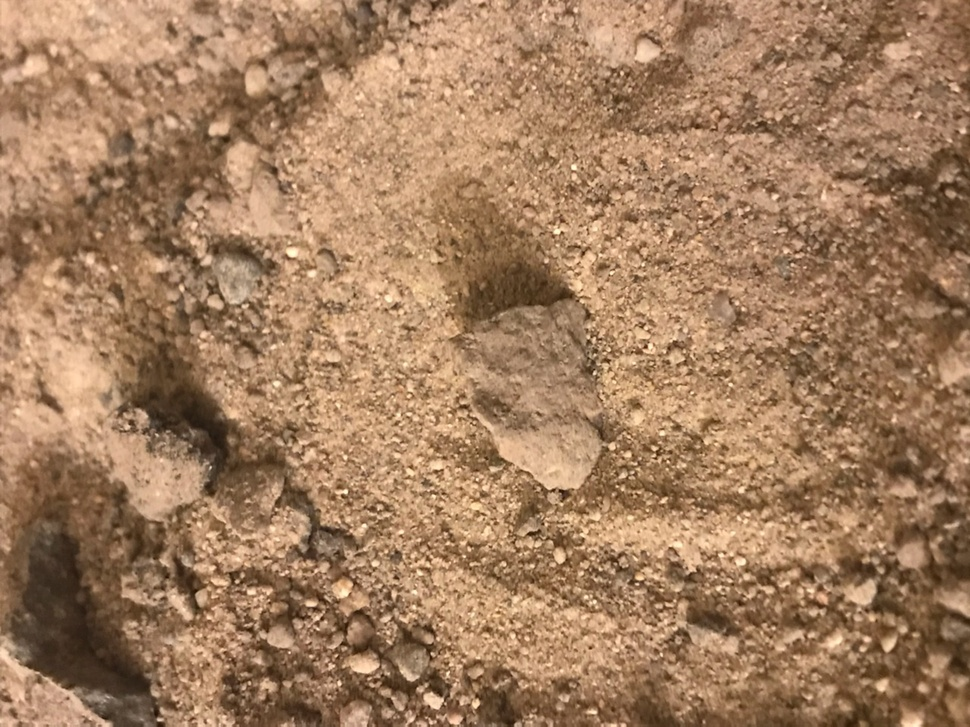
%> input picture Bennu Images/miniset_test_image2.jpeg, 970 x 727 px, shrunk from 1280 x 960 before the run
$ octave --eval "result = multiscaleWavelet(rgb2gray(imread('../../Bennu Images/miniset_test_image2.jpeg')));"   (GNU Octave 9; MATLAB toolbox functions it lacks are replaced by stand-ins)
%> lines starting %> are read from the running program, lines starting %| are printed output that depends on the picture; in (x1, y1, x2, y2) boxes, pixels count from 0 and x2, y2 are one past the last pixel; in counts of white or black regions, pixels touching at a corner belong together; the program's own positions count from 1
function imageEdges = multiscaleWavelet(image)
%{
Senior Design
Team Shamrock
Melissa Rowland
12/6/20
TODO: better documentation
%}

scaleMax = 5; %maximum level of wavelet scale
[row, col] = size(image);
%> row = 727; col = 970

h1 = [1 0 -1;...
      2 0 -2;...
      1 0 -1];
h2 = [1 2 1;...
      0 0 0;...
      -1 -2 -1];
v = [1 2 1;...
     2 4 2;...
     1 2 1];

image1 = filter2(h1, image);
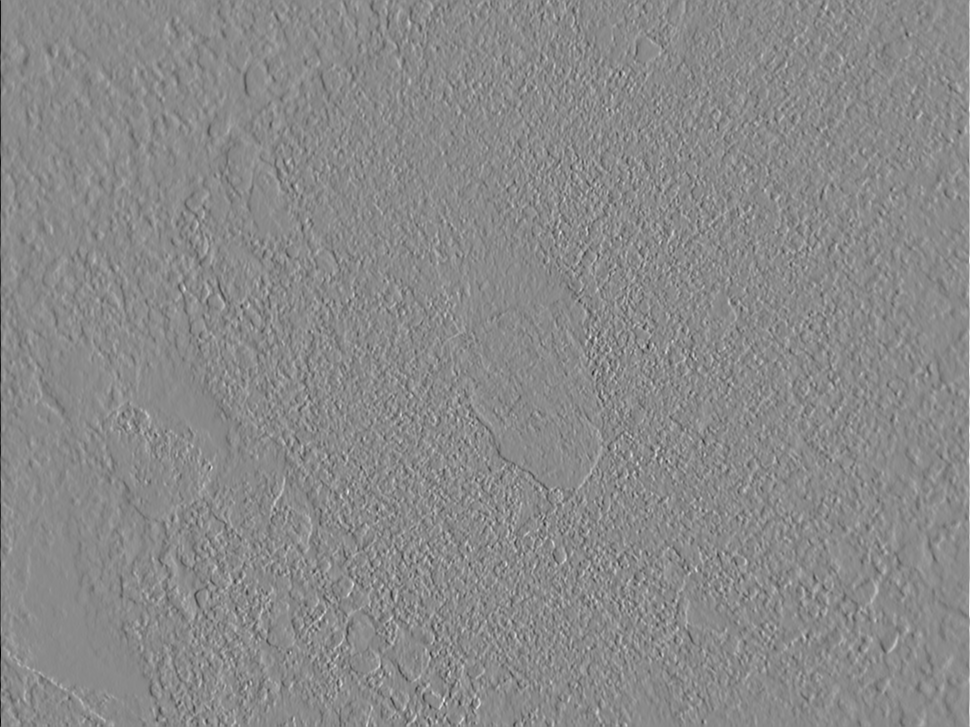
%> image1: size 727x970 double; min -902, max 769, mean 0.2; drawn with min black and max white
image2 = filter2(h2, image);
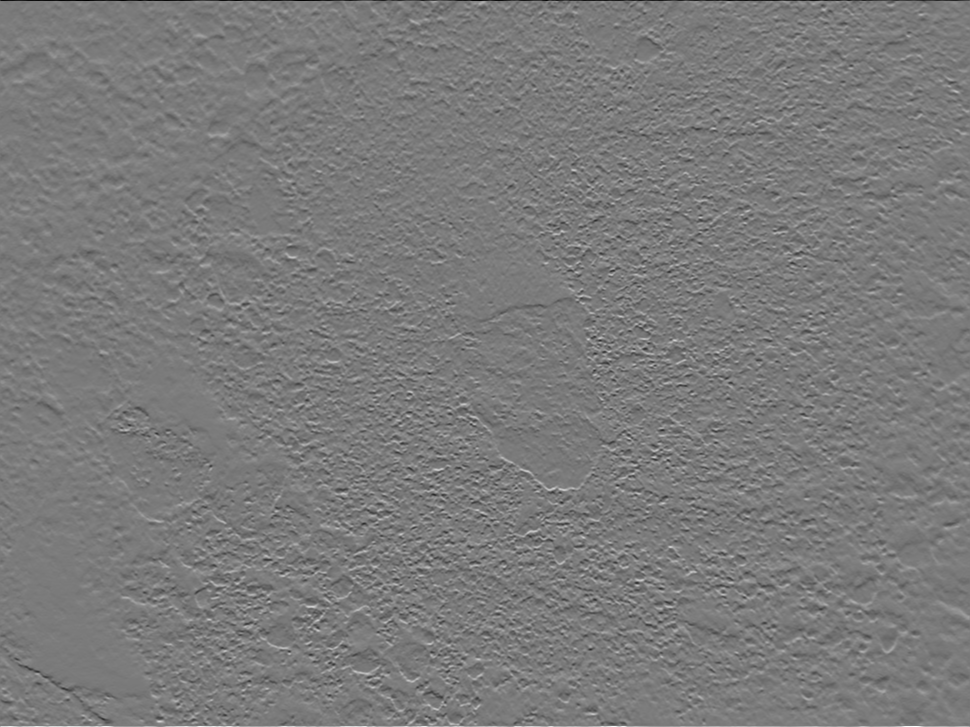
%> image2: size 727x970 double; min -885, max 950, mean 0.2; drawn with min black and max white

ns = h1;
for i = 1:scaleMax
    nsh = conv2(ns, v);
    p = max(max(ns)) / max(max(nsh));

    %increase scale of the wavelet
    image1h = filter2(v, image1) * p;
    image2h = filter2(v, image2) * p;

    %save value of nsh for recursion
    ns = nsh;

    %distinguish noise and real edges
    image1 = image1 .* (abs(image1)<=abs(image1h)) + image1h .* (abs(image1)<=abs(image1h));
    image2 = image2 .* (abs(image2)<=abs(image2h)) + image2h .* (abs(image2)<=abs(image2h));

end
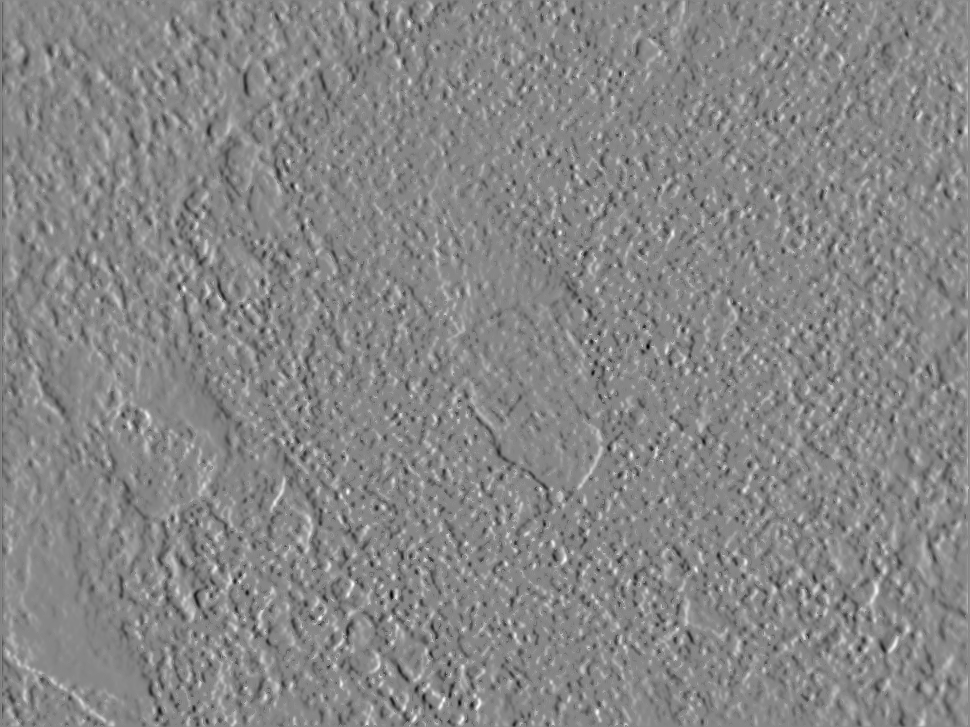
%> image1: size 727x970 double; min -47429.9, max 42272.3, mean 47.4; drawn with min black and max white
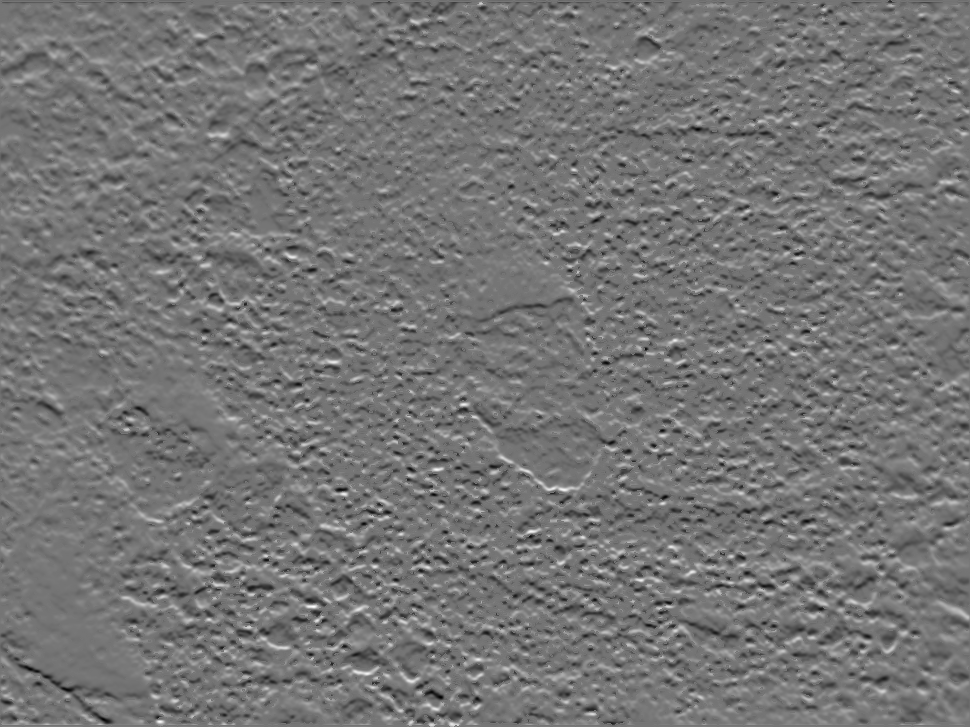
%> image2: size 727x970 double; min -42443.8, max 50023.1, mean 78.9; drawn with min black and max white

%compute edges
e = image1 .^ 2 + image2 .^ 2;
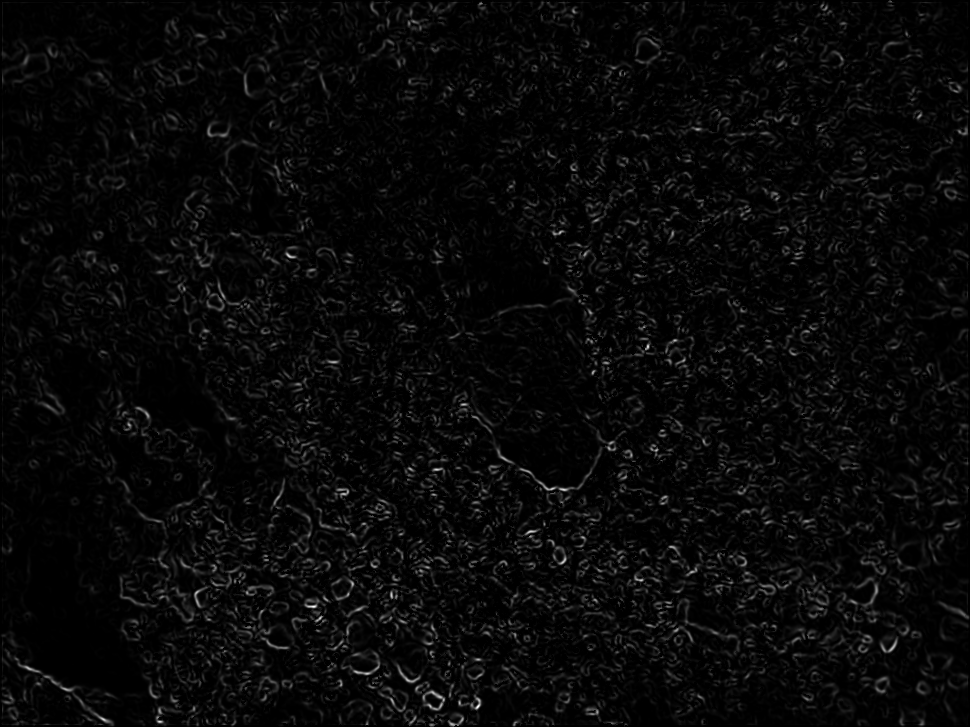
%> e: size 727x970 double; min 0, max 2.63e+09, mean 93013649.5; drawn with min black and max white

imageEdges = zeros(row, col);
edgeIdx = find(e > 10^5);
%> edgeIdx = 670943 values from 1 to 705188
imageEdges(edgeIdx) = 256;
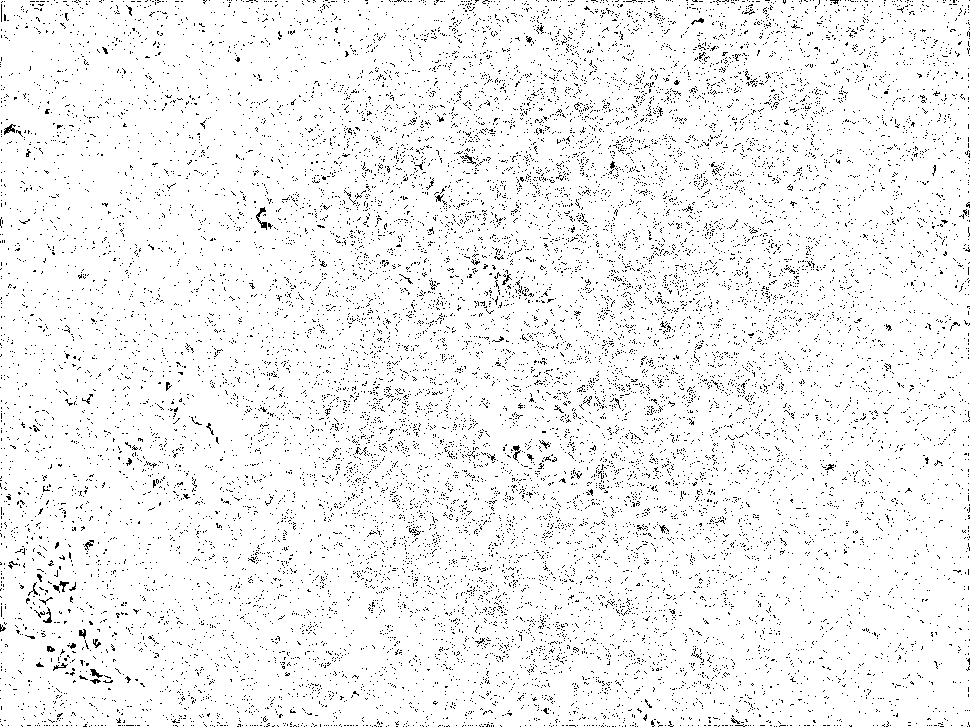
%> imageEdges: size 727x970 double; values 0 (black) and 256 (white), 95.1% white; black in thin lines or dots
end

$ run again, on Bennu Images/20190314-MapCam-Eastern-Limb-and-Boulders.png
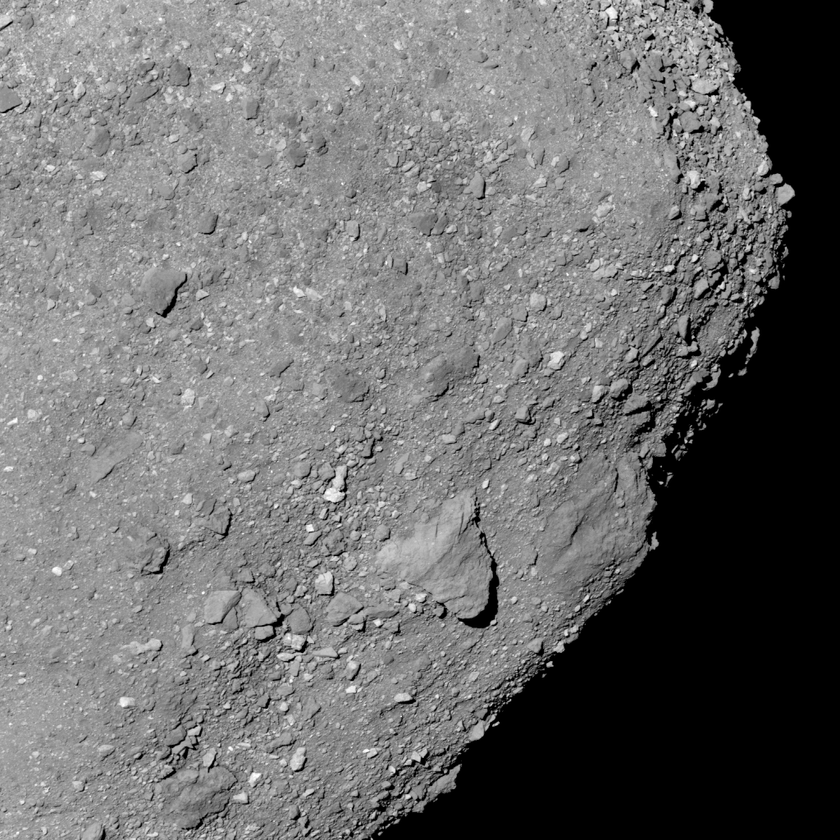
%> input picture Bennu Images/20190314-MapCam-Eastern-Limb-and-Boulders.png, 840 x 840 px, shrunk from 1024 x 1024 before the run
%> in multiscaleWavelet, `e = image1 .^ 2 + image2 .^ 2;`:
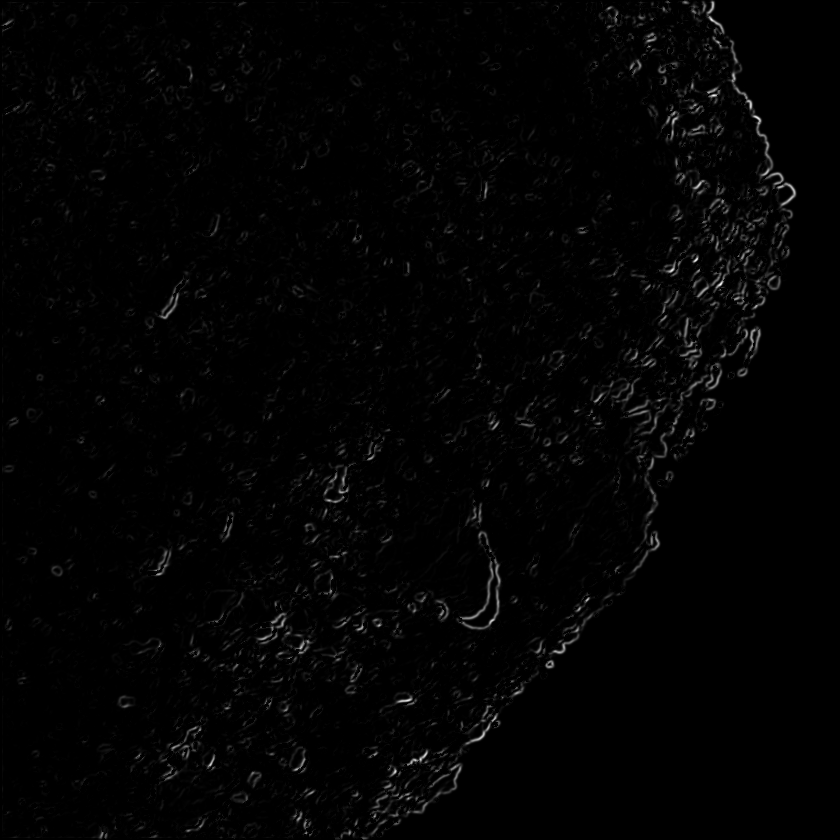
%> e: size 840x840 double; min 0, max 4.24e+09, mean 56337853.7; drawn with min black and max white
%> edgeIdx = 475999 values from 1 to 670518
%> in multiscaleWavelet, `imageEdges(edgeIdx) = 256;`:
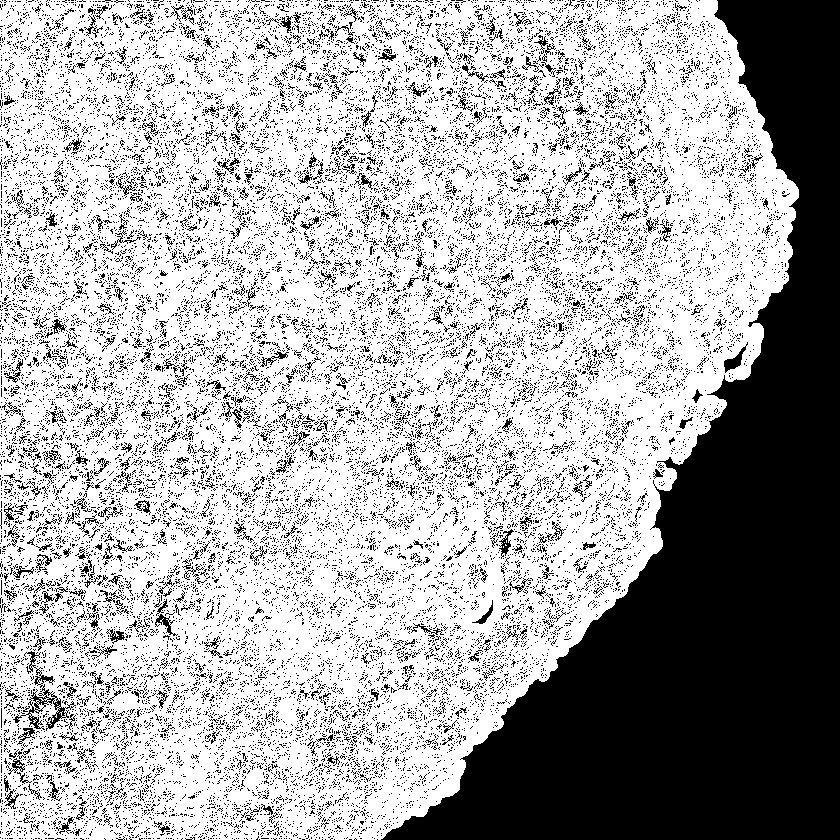
%> imageEdges: size 840x840 double; values 0 (black) and 256 (white), 67.5% white; 24456 black regions (23873 under 20 px), largest, box (x1, y1, x2, y2) and area: (381, 0, 840, 840) 145305, (13, 651, 76, 731) 880, (724, 342, 748, 373) 226

$ run again, on Bennu Images/20190418boulderpit.png
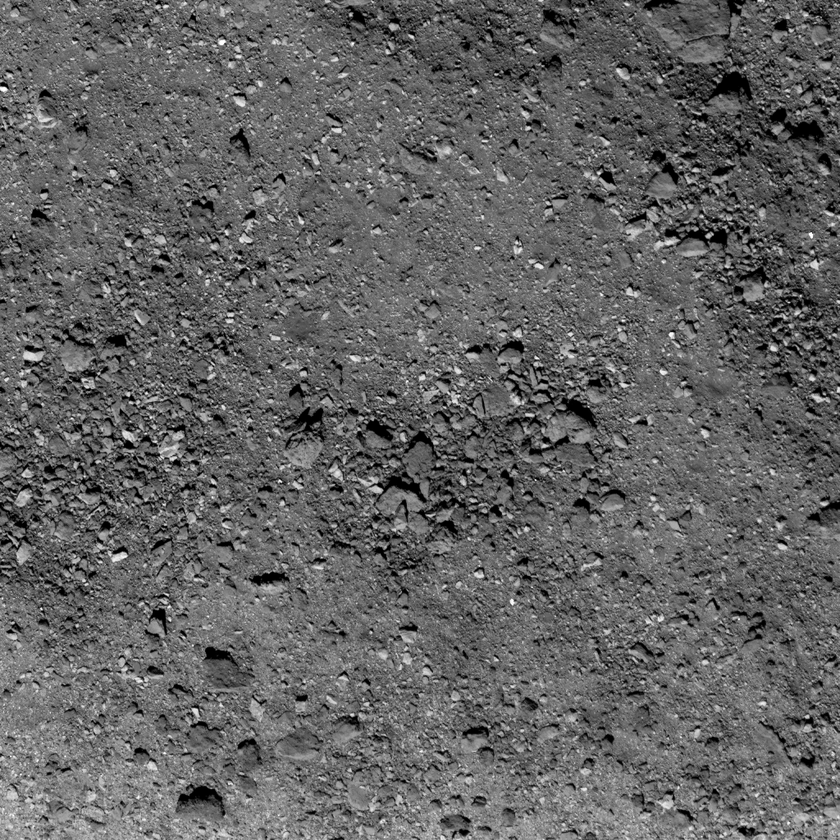
%> input picture Bennu Images/20190418boulderpit.png, 840 x 840 px, shrunk from 1024 x 1024 before the run
%> in multiscaleWavelet, `e = image1 .^ 2 + image2 .^ 2;`:
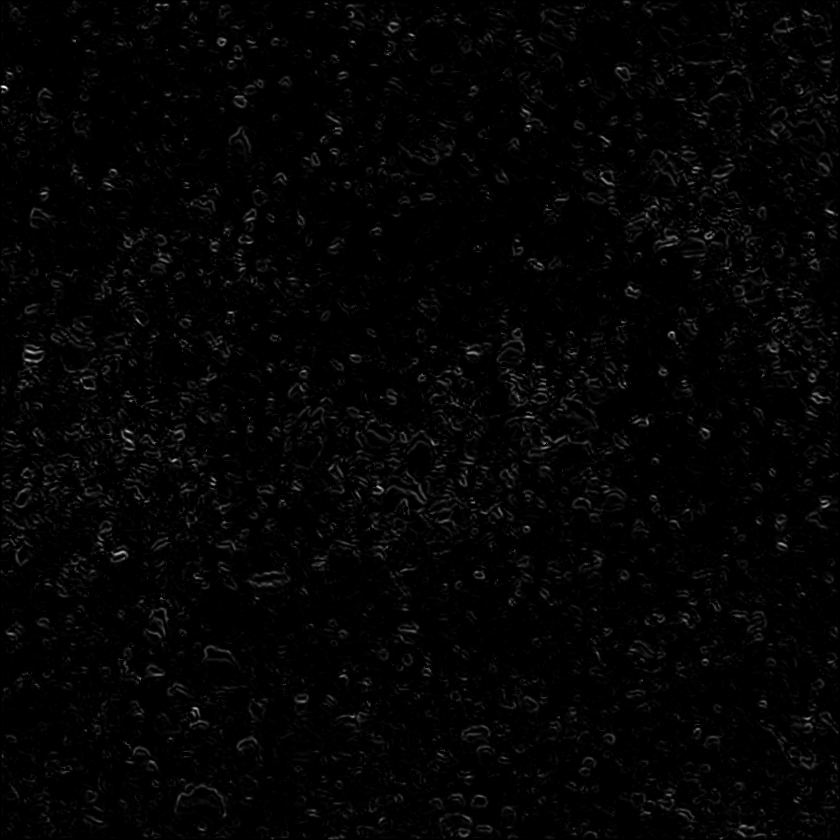
%> e: size 840x840 double; min 0, max 5.77e+09, mean 98414790.6; drawn with min black and max white
%> edgeIdx = 612356 values from 6 to 705599
%> in multiscaleWavelet, `imageEdges(edgeIdx) = 256;`:
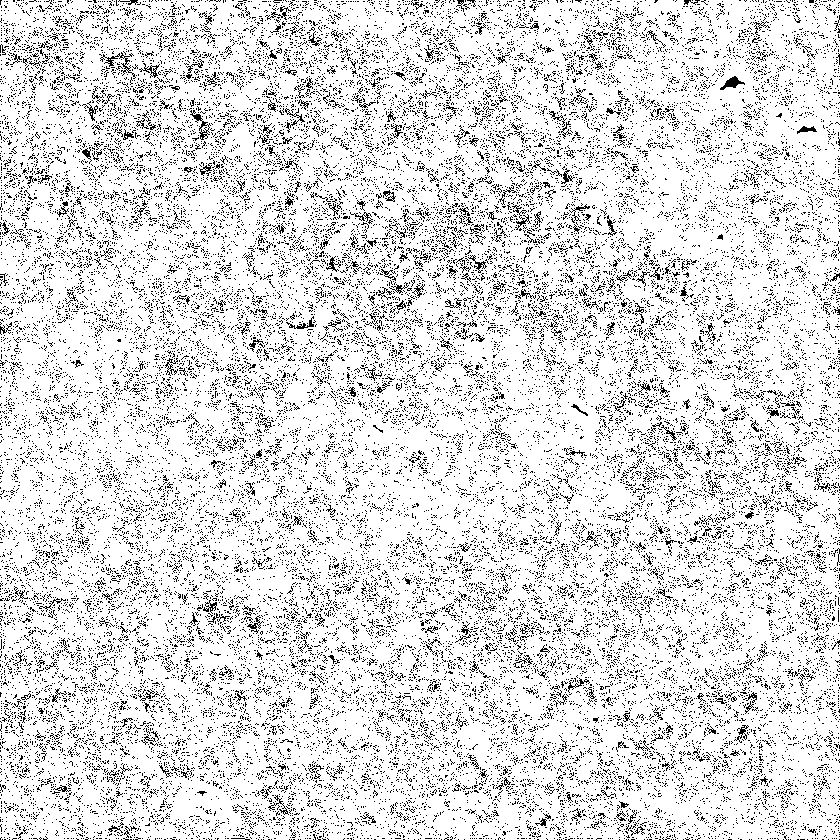
%> imageEdges: size 840x840 double; values 0 (black) and 256 (white), 86.8% white; black in thin lines or dots
